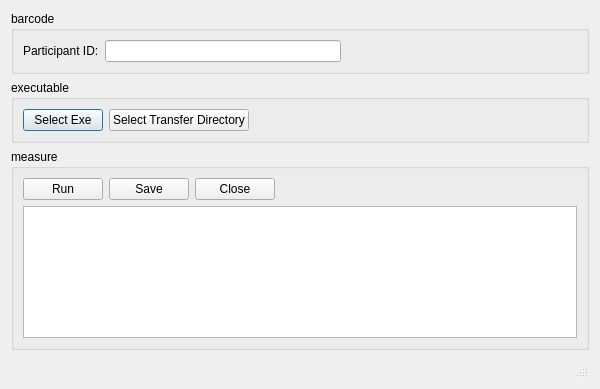
<?xml version="1.0" encoding="UTF-8"?>
<ui version="4.0">
 <class>MainWindow</class>
 <widget class="QDialog" name="MainWindow">
  <property name="geometry">
   <rect>
    <x>0</x>
    <y>0</y>
    <width>600</width>
    <height>389</height>
   </rect>
  </property>
  <property name="sizePolicy">
   <sizepolicy hsizetype="Preferred" vsizetype="Maximum">
    <horstretch>0</horstretch>
    <verstretch>0</verstretch>
   </sizepolicy>
  </property>
  <property name="windowTitle">
   <string>Spirometer</string>
  </property>
  <layout class="QVBoxLayout" name="verticalLayout_2">
   <item>
    <widget class="QGroupBox" name="idGroupBox">
     <property name="sizePolicy">
      <sizepolicy hsizetype="Preferred" vsizetype="Maximum">
       <horstretch>0</horstretch>
       <verstretch>0</verstretch>
      </sizepolicy>
     </property>
     <property name="title">
      <string>barcode</string>
     </property>
     <layout class="QHBoxLayout" name="horizontalLayout">
      <item>
       <widget class="QLabel" name="iDlabel">
        <property name="text">
         <string>Participant ID:</string>
        </property>
        <property name="buddy">
         <cstring>barcodeLineEdit</cstring>
        </property>
       </widget>
      </item>
      <item>
       <widget class="QLineEdit" name="barcodeLineEdit">
        <property name="inputMask">
         <string/>
        </property>
        <property name="text">
         <string/>
        </property>
        <property name="maxLength">
         <number>32767</number>
        </property>
        <property name="cursorPosition">
         <number>0</number>
        </property>
        <property name="clearButtonEnabled">
         <bool>true</bool>
        </property>
       </widget>
      </item>
      <item>
       <spacer name="horizontalSpacer">
        <property name="orientation">
         <enum>Qt::Horizontal</enum>
        </property>
        <property name="sizeHint" stdset="0">
         <size>
          <width>80</width>
          <height>20</height>
         </size>
        </property>
       </spacer>
      </item>
     </layout>
    </widget>
   </item>
   <item>
    <widget class="QGroupBox" name="pathGroupBox">
     <property name="sizePolicy">
      <sizepolicy hsizetype="Preferred" vsizetype="Maximum">
       <horstretch>0</horstretch>
       <verstretch>0</verstretch>
      </sizepolicy>
     </property>
     <property name="title">
      <string>executable</string>
     </property>
     <layout class="QHBoxLayout" name="horizontalLayout_2">
      <item>
       <widget class="QPushButton" name="openButton">
        <property name="text">
         <string>Select Exe</string>
        </property>
       </widget>
      </item>
	  <item>
       <widget class="QPushButton" name="openTransferDirButton">
        <property name="text">
         <string>Select Transfer Directory</string>
        </property>
       </widget>
      </item>
      <item>
       <spacer name="horizontalSpacer_2">
        <property name="orientation">
         <enum>Qt::Horizontal</enum>
        </property>
        <property name="sizeHint" stdset="0">
         <size>
          <width>469</width>
          <height>20</height>
         </size>
        </property>
       </spacer>
      </item>
     </layout>
    </widget>
   </item>
   <item>
    <widget class="QGroupBox" name="measureGroupBox">
     <property name="title">
      <string>measure</string>
     </property>
     <layout class="QVBoxLayout" name="verticalLayout">
      <item>
       <layout class="QHBoxLayout" name="horizontalLayout_3">
        <item>
         <widget class="QPushButton" name="measureButton">
          <property name="text">
           <string>Run</string>
          </property>
         </widget>
        </item>
        <item>
         <widget class="QPushButton" name="saveButton">
          <property name="text">
           <string>Save</string>
          </property>
         </widget>
        </item>
        <item>
         <widget class="QPushButton" name="closeButton">
          <property name="text">
           <string>Close</string>
          </property>
         </widget>
        </item>
        <item>
         <spacer name="horizontalSpacer_3">
          <property name="orientation">
           <enum>Qt::Horizontal</enum>
          </property>
          <property name="sizeHint" stdset="0">
           <size>
            <width>40</width>
            <height>20</height>
           </size>
          </property>
         </spacer>
        </item>
       </layout>
      </item>
      <item>
       <widget class="QTableView" name="testdataTableView"/>
      </item>
     </layout>
    </widget>
   </item>
   <item>
    <widget class="QStatusBar" name="statusBar"/>
   </item>
  </layout>
 </widget>
 <resources/>
 <connections/>
</ui>
